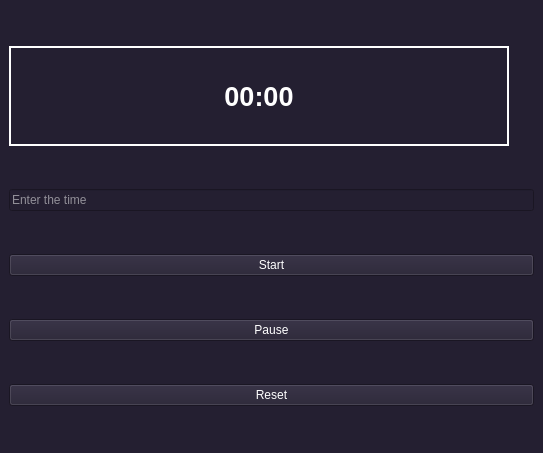
<?xml version="1.0" encoding="UTF-8"?>
<ui version="4.0">
 <class>MainWindow</class>
 <widget class="QMainWindow" name="MainWindow">
  <property name="geometry">
   <rect>
    <x>0</x>
    <y>0</y>
    <width>543</width>
    <height>453</height>
   </rect>
  </property>
  <property name="font">
   <font>
    <weight>75</weight>
    <bold>true</bold>
   </font>
  </property>
  <property name="windowTitle">
   <string>Timer</string>
  </property>
  <property name="styleSheet">
   <string notr="true">background-color:rgb(36, 31, 49);
color:rgb(255, 255, 255);</string>
  </property>
  <widget class="QWidget" name="centralwidget">
   <layout class="QVBoxLayout" name="verticalLayout">
    <item>
     <widget class="QLabel" name="Time">
      <property name="maximumSize">
       <size>
        <width>500</width>
        <height>100</height>
       </size>
      </property>
      <property name="font">
       <font>
        <pointsize>20</pointsize>
        <weight>75</weight>
        <bold>true</bold>
       </font>
      </property>
      <property name="frameShape">
       <enum>QFrame::WinPanel</enum>
      </property>
      <property name="frameShadow">
       <enum>QFrame::Plain</enum>
      </property>
      <property name="text">
       <string>00:00</string>
      </property>
      <property name="alignment">
       <set>Qt::AlignCenter</set>
      </property>
     </widget>
    </item>
    <item>
     <widget class="QLineEdit" name="User_time">
      <property name="text">
       <string/>
      </property>
      <property name="placeholderText">
       <string>Enter the time</string>
      </property>
     </widget>
    </item>
    <item>
     <widget class="QPushButton" name="pushButton">
      <property name="text">
       <string>Start</string>
      </property>
     </widget>
    </item>
    <item>
     <widget class="QPushButton" name="pause_btn">
      <property name="text">
       <string>Pause</string>
      </property>
     </widget>
    </item>
    <item>
     <widget class="QPushButton" name="reset_btn">
      <property name="text">
       <string>Reset</string>
      </property>
     </widget>
    </item>
   </layout>
  </widget>
 </widget>
 <resources/>
 <connections/>
</ui>
